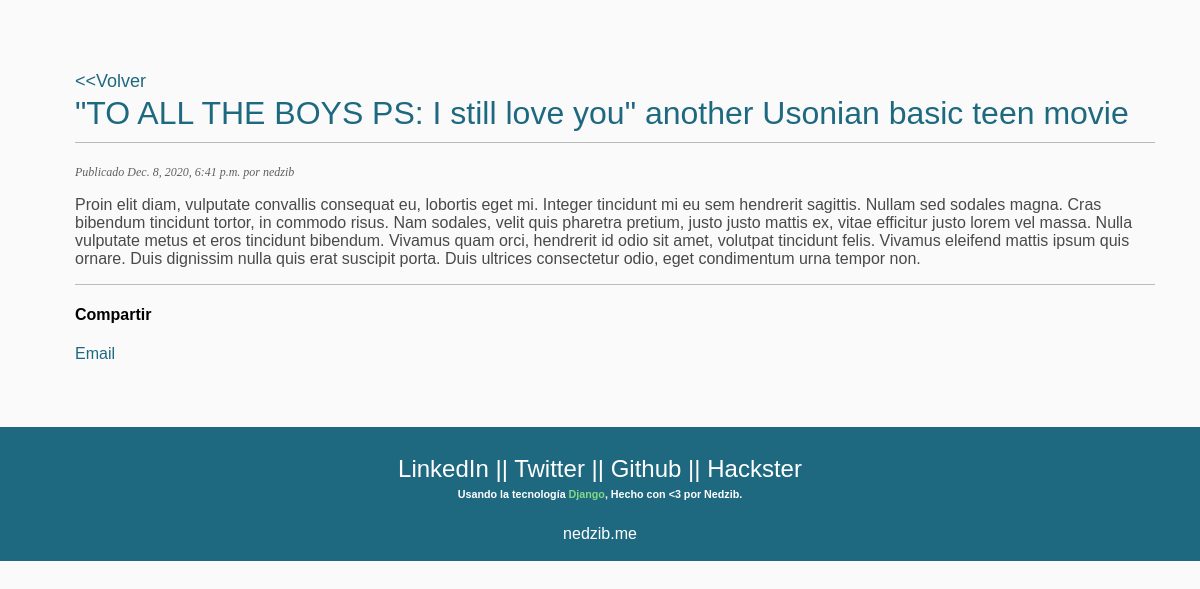
Screenshot of /blog/2020/12/8/all-boys-ps-i-still-love-you-another-usonian-basic-teen-movie/ with the database file from the repository.
### blog/models.py (models this page shows, shortened)
class Post(models.Model):
    objects = models.Manager()  # The default manager.
    published = PublishedManager()  # Our custom manager.
    STATUS_CHOICES = (('draft', 'Draft'), ('published', 'Published'))
    title = models.CharField(max_length=250)
    slug = models.SlugField(max_length=250, unique_for_date='publish')
    author = models.ForeignKey(
        User, on_delete=models.CASCADE, related_name='blog_post')
    body = RichTextUploadingField(blank=True)
    publish = models.DateTimeField(default=timezone.now)
    created = models.DateTimeField(auto_now_add=True)
    updated = models.DateTimeField(auto_now=True)
    status = models.CharField(
        max_length=10, choices=STATUS_CHOICES, default='draft')
    class Meta:
        ordering = ('-publish',)

### blog/views.py (the view)
# urls.py: path('<int:year>/<int:month>/<int:day>/<slug:post>/', views.post_detail, name='post_detail'),
def post_detail(request, year, month, day, post):
    post = get_object_or_404(Post,  slug=post,
                             status='published',
                             publish__year=year,
                             publish__month=month,
                             publish__day=day)
    return render(request,
                  'blog/post/detail.html',
                  {'post': post})

### blog/templates/blog/post/detail.html (shortened to what this page needs)
{% extends "blog/base.html" %}
{% block content %}
<h1> <br>
    <a href="{{request.META.HTTP_REFERER}}" style="font-size: large;">&#60&#60Volver</a><br>
    {{ post.title }} <br> </h1>
<p class="date">
    Publicado {{ post.publish }} por {{ post.author }}
</p>
 <p style="color: rgb(73, 73, 73);">
 {{ post.body|safe }}
</p>
<p style="border-top:1px solid #bbb;">
    {% load social_share %}
    <h4>Compartir</h4>
    <a href="{% url "blog:post_share" post.id %}"> Email </a>
</p>
{% endblock %}

### blog/static/css/blog.css (style rules this page uses)
html { width: 100%; position: relative; }
body { width: 100%; margin:0; padding:0; margin-bottom: 40px; font-family:helvetica, sans-serif; }
#page-wraper { background-color: #FAFAFA; background-size: cover; width: 100%; }
a { color:#1f6980; text-decoration:none; }
h1 { color: #1f6980; font-weight:normal; border-bottom:1px solid #bbb; padding:0 0 10px 0; }
p.date { color:rgb(95, 95, 95); font-family: georgia, serif; font-size: 12px; font-style: italic; }

### rows the page displays
Post: title "\"TO ALL THE BOYS PS: I still love you\" another Usonian basic teen movie", publish "Dec. 8, 2020, 6:41 p.m.", author "nedzib", body "Proin elit diam, vulputate convallis consequat eu, lobortis eget mi. Integer tincidunt mi eu sem hendrerit sagittis. Nullam sed sodales magna. Cras bibendum tincidunt tortor, in commodo risus. Nam sodales, velit quis pharetra pretium, justo justo mattis ex, vitae efficitur justo lorem vel massa. Nulla vulputate metus et eros tincidunt bibendum. Vivamus quam orci, hendrerit id odio sit amet, volutpat tincidunt felis. Vivamus eleifend mattis ipsum quis ornare. Duis dignissim nulla quis erat suscipit porta. Duis ultrices consectetur odio, eget condimentum urna tempor non."
